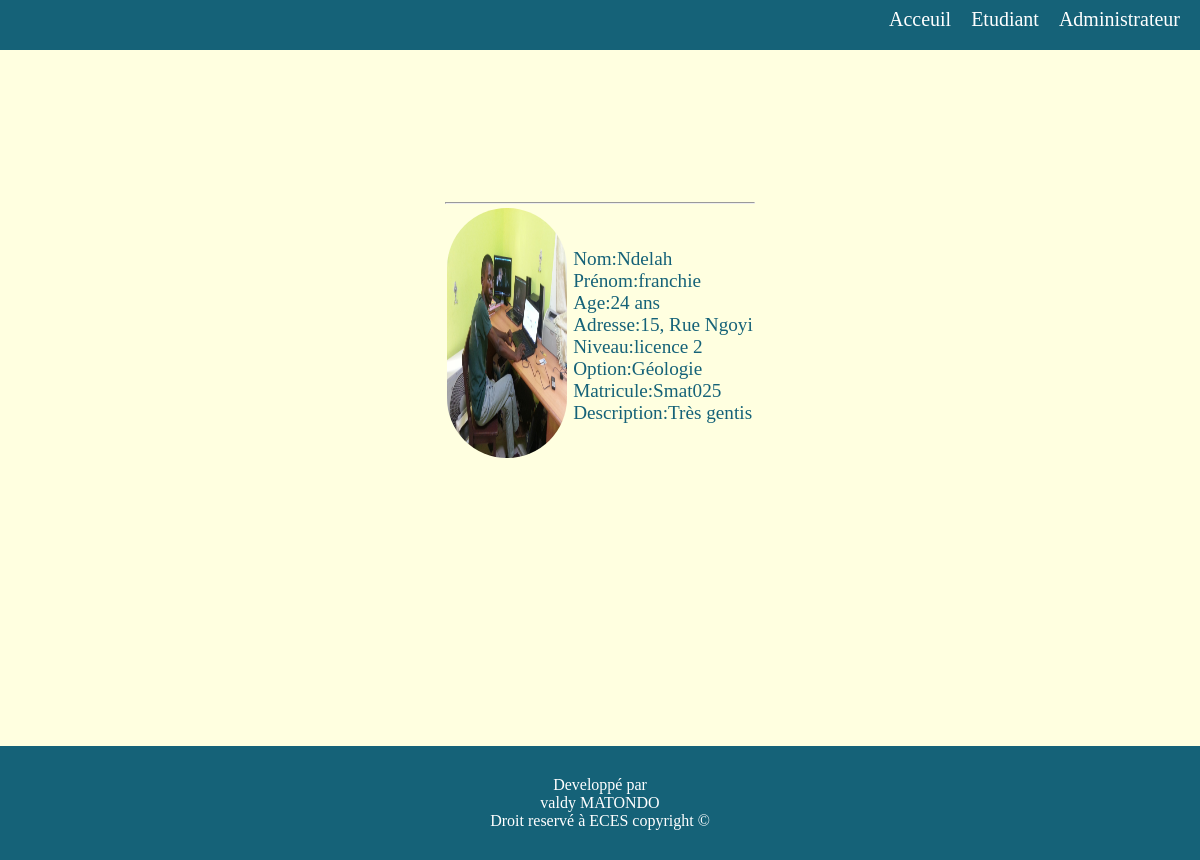
Page /profiles/6 on the committed database.
### ECES_ETUDIANTS/models.py (models this page shows, shortened)
class Etudiant(models.Model):
	Nom=models.CharField(max_length=15)
	Prénom=models.CharField(max_length=15)
	Age=models.CharField(max_length=10)
	Adresse=models.CharField(max_length=30)
	Niveau=models.CharField(max_length=15)
	Option=models.CharField(max_length=25)
	Matricule=models.CharField(max_length=8,unique=True)
	Description=models.TextField()
	photos=models.FileField(upload_to="photo")
	class Meta:
 		ordering=('Matricule','Nom')

### ECES_ETUDIANTS/views.py (the view)
# urls.py: path('profiles/<int:pk>',views.profiles,name="profiles"),
def profiles(request,pk):
	vue=Etudiant.objects.get(pk=pk)
	return render(request,"pages/profiles.html",{'object':vue})

### ECES_ETUDIANTS/templates/pages/profiles.html
{% extends 'mise en page/base.html' %}
{% block content %}
<table border="10"  class ="profiles">
<tr>
	<th colspan="2"></th>
</tr>
<tr>
		<td>
<img src="{{object.photos.url}}"><br/>
		</td>
	<td>
Nom:{{object.Nom}}<br/>
Prénom:{{object.Prénom}}<br/>
Age:{{object.Age}}<br/>
Adresse:{{object.Adresse}}<br/>
Niveau:{{object.Niveau}}<br/>
Option:{{object.Option}}<br/>
Matricule:{{object.Matricule}}<br/>
Description:{{object.Description}}<br/>
	</td>
</tr>
</table>
{% endblock %}

### static/css/index.css (style rules this page uses)
td { font-size: 1.2em; border-radius: 200px; }
table { margin: 50px; }
td { padding: 2px; font-family: Goudy old style; color:#156278; }
body { background-color:lightyellow; }
* { margin: 0; padding: 0; }
img { border-radius: 250px; width: 80px; height: 50px; }
.profiles { margin: 150px auto; border: 0; }
.profiles td { border: 0px; }
.profiles img { border-radius: 200px; width: 120px; height: 250px; }

### rows in the picture
Etudiant: photos (picture), Nom "Ndelah", Prénom "franchie", Age "24 ans", Adresse "15, Rue Ngoyi", Niveau "licence 2", Option "Géologie", Matricule "Smat025", Description "Très gentis"
